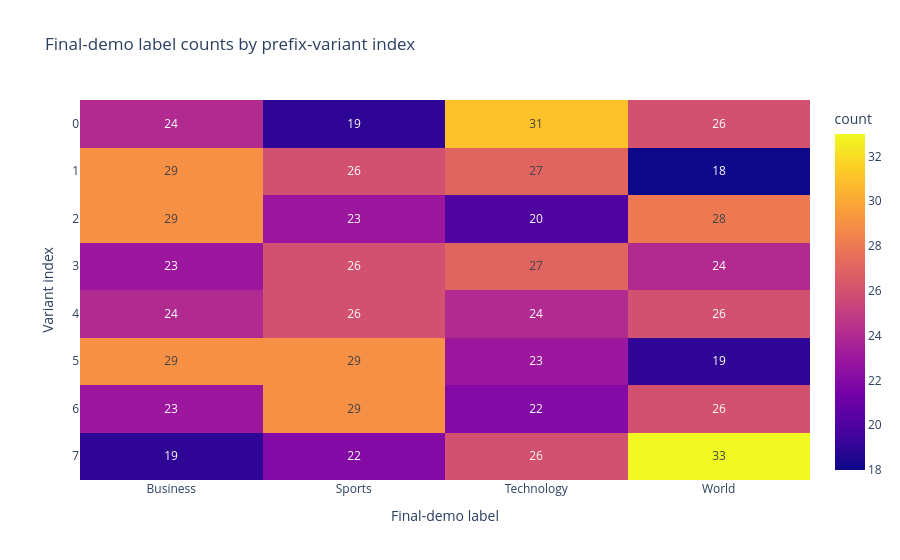
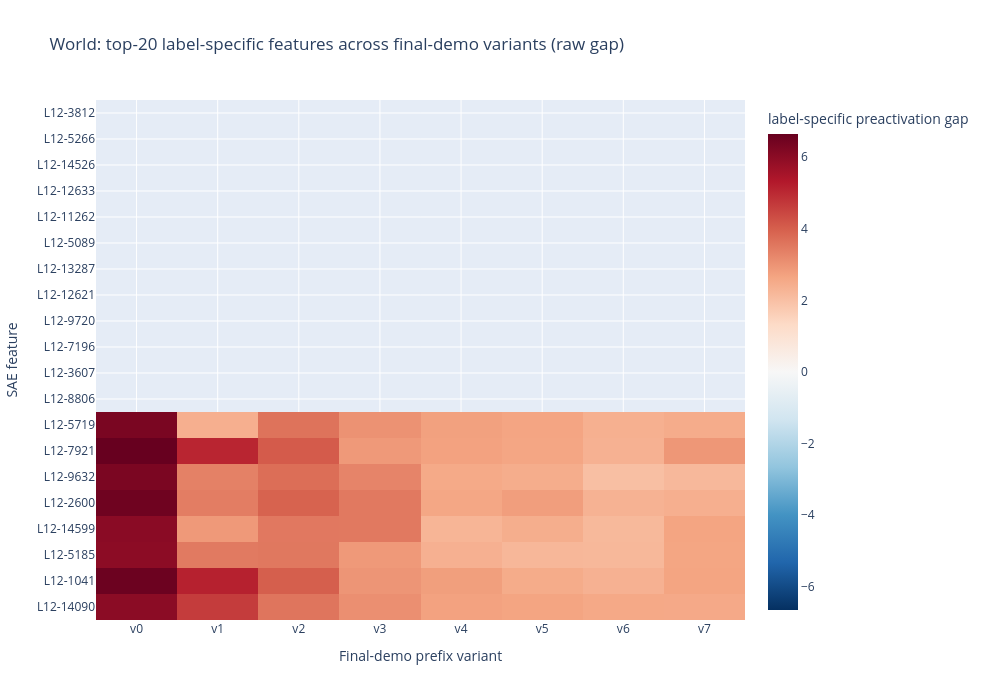
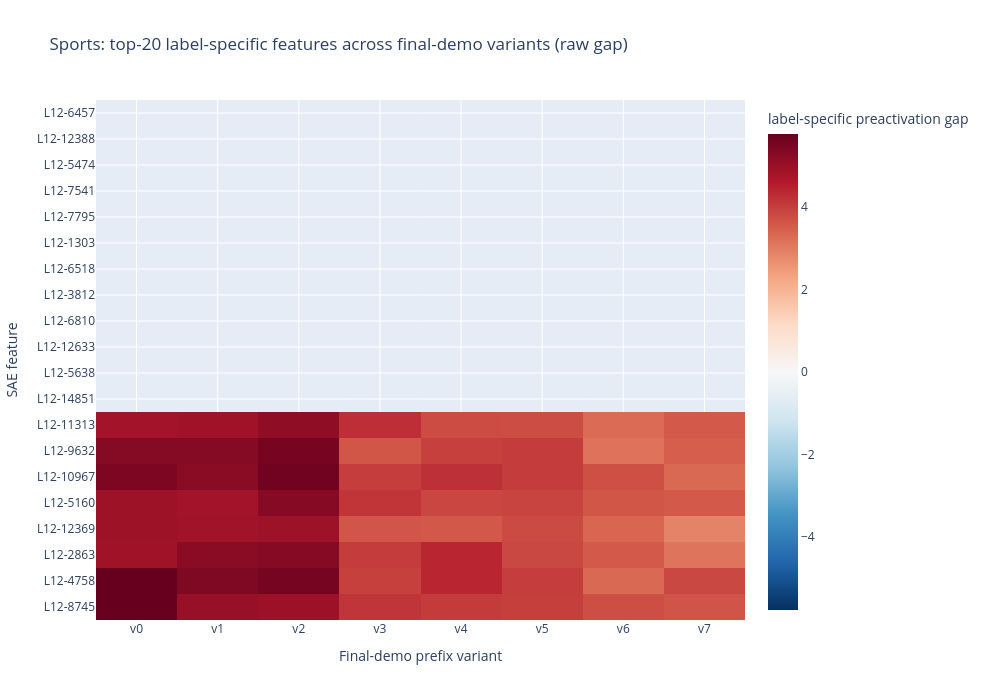
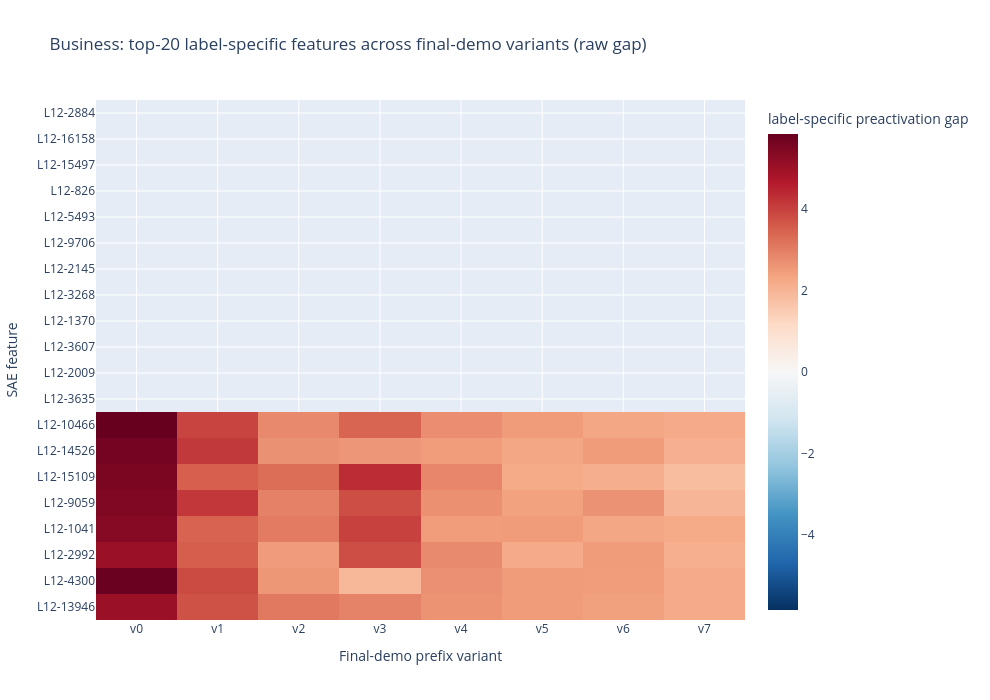

Write notebook code for charts like these, in order.
### Code cell
# ============================================================
# 6. Plotly diagnostics and heatmaps
# ============================================================

summary = {
    "model": MODEL_SHORT_NAME,
    "target_layer": TARGET_LAYER,
    "n_queries": N_QUERY_TOTAL,
    "n_prefix_variants": N_PREFIX_VARIANTS,
    "label_specific_top_n_per_label": LABEL_SPECIFIC_TOP_N,
    "retention_top_k": RETENTION_TOP_K,
    "stable_min_retention": STABLE_MIN_RETENTION,
    "stable_min_baseline_ratio": STABLE_MIN_BASELINE_RATIO,
    "query_analysis_positions": query_analysis_positions,
    "stable_count": int(label_specific_stability_df["stable_by_rule"].sum()),
    "sensitive_count": int((~label_specific_stability_df["stable_by_rule"]).sum()),
}
print(json.dumps(summary, indent=2))

# Per-variant final-demo label distribution. This checks whether variant index itself is label-confounded.
variant_label_counts = pd.crosstab(meta_df["variant_idx"], meta_df["final_demo_label_word"])
print("Final-demo label counts by variant index:")
display(variant_label_counts)

fig_counts = px.imshow(
    variant_label_counts,
    text_auto=True,
    aspect="auto",
    title="Final-demo label counts by prefix-variant index",
    labels=dict(x="Final-demo label", y="Variant index", color="count"),
)
fig_counts.show()


def plot_label_specific_heatmap(lab: int, normalize_to_baseline: bool = False):
    """Plot top label-specific features for one label across final-demo variants."""
    feature_ids = label_top_features[int(lab)]
    mat = label_specific_pre_gap[int(lab), :, feature_ids].T  # [features, variants]
    if normalize_to_baseline:
        denom = np.abs(mat[:, [0]]) + 1e-12
        mat_to_plot = mat / denom
        colorbar_title = "pre-gap / |baseline gap|"
        title_suffix = "ratio to baseline"
    else:
        mat_to_plot = mat
        colorbar_title = "label-specific preactivation gap"
        title_suffix = "raw gap"

    y_labels = [f"L{TARGET_LAYER}-{int(f)}" for f in feature_ids]
    x_labels = [f"v{v}" for v in range(N_PREFIX_VARIANTS)]
    fig = go.Figure(
        data=go.Heatmap(
            z=mat_to_plot,
            x=x_labels,
            y=y_labels,
            colorscale="RdBu",
            reversescale=True,
            zmid=0.0,
            colorbar=dict(title=colorbar_title),
            hovertemplate=(
                "feature=%{y}<br>variant=%{x}<br>"
                + colorbar_title
                + "=%{z:.4f}<extra></extra>"
            ),
        )
    )
    fig.update_layout(
        title=f"{label_to_words_agnews[int(lab)]}: top-{LABEL_SPECIFIC_TOP_N} label-specific features across final-demo variants ({title_suffix})",
        xaxis_title="Final-demo prefix variant",
        yaxis_title="SAE feature",
        height=max(450, 26 * len(feature_ids) + 180),
        width=max(850, 80 * N_PREFIX_VARIANTS + 350),
    )
    fig.show()


for lab in range(NUM_LABELS):
    plot_label_specific_heatmap(lab, normalize_to_baseline=False)

# Optional normalized heatmaps. These are useful for visually identifying LFH-sensitive features.
for lab in range(NUM_LABELS):
    plot_label_specific_heatmap(lab, normalize_to_baseline=True)

# Retention plot for all selected label-specific features.
fig_retention = px.scatter(
    label_specific_stability_df,
    x="label_specific_rank",
    y=f"retention_rate_top_{RETENTION_TOP_K}",
    color="label_word",
    symbol="stable_by_rule",
    hover_data=[
        "feature_idx",
        "baseline_label_specific_pre_gap",
        "min_over_baseline",
        "worst_variant_rank",
        "best_variant_rank",
    ],
    title=f"Single-prefix label-specific rank versus multi-prefix retention in top-{RETENTION_TOP_K}",
    labels={
        "label_specific_rank": "Original single-prefix label-specific rank",
        f"retention_rate_top_{RETENTION_TOP_K}": f"Retention rate in top-{RETENTION_TOP_K}",
        "label_word": "Gold label",
    },
)
fig_retention.add_hline(y=STABLE_MIN_RETENTION, line_dash="dash")
fig_retention.update_layout(height=500, width=900)
fig_retention.show()

# Gap range plot: how much the label-specific score moves when only the final demo changes.
fig_range = px.scatter(
    label_specific_stability_df,
    x="baseline_label_specific_pre_gap",
    y="range_label_specific_pre_gap_across_prefixes",
    color="label_word",
    symbol="stable_by_rule",
    hover_data=["feature_idx", "label_specific_rank", "min_over_baseline", f"retention_rate_top_{RETENTION_TOP_K}"],
    title="Label-specific preactivation gap instability under final-demo variation",
    labels={
        "baseline_label_specific_pre_gap": "Baseline label-specific preactivation gap",
        "range_label_specific_pre_gap_across_prefixes": "Range of gap across prefix variants",
        "label_word": "Gold label",
    },
)
fig_range.update_layout(height=500, width=900)
fig_range.show()

### Figure 1 — Plotly figure (JSON) as saved in the notebook; plotly's stock layout.template omitted (floating-point values rounded to 4 significant figures)
{"data": [{"coloraxis": "coloraxis", "hovertemplate": "Final-demo label: %{x}<br>Variant index: %{y}<br>count: %{z}<extra></extra>", "name": "0", "texttemplate": "%{z}", "type": "heatmap", "x": ["Business", "Sports", "Technology", "World"], "xaxis": "x", "y": [0, 1, 2, 3, 4, 5, 6, 7], "yaxis": "y", "z": [[24, 19, 31, 26], [29, 26, 27, 18], [29, 23, 20, 28], [23, 26, 27, 24], [24, 26, 24, 26], [29, 29, 23, 19], [23, 29, 22, 26], [19, 22, 26, 33]]}], "layout": {"coloraxis": {"colorbar": {"title": {"text": "count"}}, "colorscale": [[0, "#0d0887"], [0.1111, "#46039f"], [0.2222, "#7201a8"], [0.3333, "#9c179e"], [0.4444, "#bd3786"], [0.5556, "#d8576b"], [0.6667, "#ed7953"], [0.7778, "#fb9f3a"], [0.8889, "#fdca26"], [1, "#f0f921"]]}, "title": {"text": "Final-demo label counts by prefix-variant index"}, "xaxis": {"anchor": "y", "domain": [0, 1], "title": {"text": "Final-demo label"}}, "yaxis": {"anchor": "x", "autorange": "reversed", "domain": [0, 1], "title": {"text": "Variant index"}}}}

### Figure 2 — Plotly figure (JSON) as saved in the notebook; plotly's stock layout.template omitted (floating-point values rounded to 4 significant figures; data arrays with more than 128 entries replaced by an {"elided": "..."} marker saying what was removed)
{"data": [{"colorbar": {"title": {"text": "label-specific preactivation gap"}}, "colorscale": [[0, "rgb(103,0,31)"], [0.1, "rgb(178,24,43)"], [0.2, "rgb(214,96,77)"], [0.3, "rgb(244,165,130)"], [0.4, "rgb(253,219,199)"], [0.5, "rgb(247,247,247)"], [0.6, "rgb(209,229,240)"], [0.7, "rgb(146,197,222)"], [0.8, "rgb(67,147,195)"], [0.9, "rgb(33,102,172)"], [1, "rgb(5,48,97)"]], "hovertemplate": "feature=%{y}<br>variant=%{x}<br>label-specific preactivation gap=%{z:.4f}<extra></extra>", "reversescale": true, "type": "heatmap", "x": ["v0", "v1", "v2", "v3", "v4", "v5", "v6", "v7"], "y": ["L12-14090", "L12-1041", "L12-5185", "L12-14599", "L12-2600", "L12-9632", "L12-7921", "L12-5719", "L12-8806", "L12-3607", "L12-7196", "L12-9720", "L12-12621", "L12-13287", "L12-5089", "L12-11262", "L12-12633", "L12-14526", "L12-5266", "L12-3812"], "z": {"elided": "8x20 float values"}, "zmid": 0}], "layout": {"height": 700, "title": {"text": "World: top-20 label-specific features across final-demo variants (raw gap)"}, "width": 990, "xaxis": {"title": {"text": "Final-demo prefix variant"}}, "yaxis": {"title": {"text": "SAE feature"}}}}

### Figure 3 — Plotly figure (JSON) as saved in the notebook; plotly's stock layout.template omitted (floating-point values rounded to 4 significant figures; data arrays with more than 128 entries replaced by an {"elided": "..."} marker saying what was removed)
{"data": [{"colorbar": {"title": {"text": "label-specific preactivation gap"}}, "colorscale": [[0, "rgb(103,0,31)"], [0.1, "rgb(178,24,43)"], [0.2, "rgb(214,96,77)"], [0.3, "rgb(244,165,130)"], [0.4, "rgb(253,219,199)"], [0.5, "rgb(247,247,247)"], [0.6, "rgb(209,229,240)"], [0.7, "rgb(146,197,222)"], [0.8, "rgb(67,147,195)"], [0.9, "rgb(33,102,172)"], [1, "rgb(5,48,97)"]], "hovertemplate": "feature=%{y}<br>variant=%{x}<br>label-specific preactivation gap=%{z:.4f}<extra></extra>", "reversescale": true, "type": "heatmap", "x": ["v0", "v1", "v2", "v3", "v4", "v5", "v6", "v7"], "y": ["L12-8745", "L12-4758", "L12-2863", "L12-12369", "L12-5160", "L12-10967", "L12-9632", "L12-11313", "L12-14851", "L12-5638", "L12-12633", "L12-6810", "L12-3812", "L12-6518", "L12-1303", "L12-7795", "L12-7541", "L12-5474", "L12-12388", "L12-6457"], "z": {"elided": "8x20 float values"}, "zmid": 0}], "layout": {"height": 700, "title": {"text": "Sports: top-20 label-specific features across final-demo variants (raw gap)"}, "width": 990, "xaxis": {"title": {"text": "Final-demo prefix variant"}}, "yaxis": {"title": {"text": "SAE feature"}}}}

### Figure 4 — Plotly figure (JSON) as saved in the notebook; plotly's stock layout.template omitted (floating-point values rounded to 4 significant figures; data arrays with more than 128 entries replaced by an {"elided": "..."} marker saying what was removed)
{"data": [{"colorbar": {"title": {"text": "label-specific preactivation gap"}}, "colorscale": [[0, "rgb(103,0,31)"], [0.1, "rgb(178,24,43)"], [0.2, "rgb(214,96,77)"], [0.3, "rgb(244,165,130)"], [0.4, "rgb(253,219,199)"], [0.5, "rgb(247,247,247)"], [0.6, "rgb(209,229,240)"], [0.7, "rgb(146,197,222)"], [0.8, "rgb(67,147,195)"], [0.9, "rgb(33,102,172)"], [1, "rgb(5,48,97)"]], "hovertemplate": "feature=%{y}<br>variant=%{x}<br>label-specific preactivation gap=%{z:.4f}<extra></extra>", "reversescale": true, "type": "heatmap", "x": ["v0", "v1", "v2", "v3", "v4", "v5", "v6", "v7"], "y": ["L12-13946", "L12-4300", "L12-2992", "L12-1041", "L12-9059", "L12-15109", "L12-14526", "L12-10466", "L12-3635", "L12-2009", "L12-3607", "L12-1370", "L12-3268", "L12-2145", "L12-9706", "L12-5493", "L12-826", "L12-15497", "L12-16158", "L12-2884"], "z": {"elided": "8x20 float values"}, "zmid": 0}], "layout": {"height": 700, "title": {"text": "Business: top-20 label-specific features across final-demo variants (raw gap)"}, "width": 990, "xaxis": {"title": {"text": "Final-demo prefix variant"}}, "yaxis": {"title": {"text": "SAE feature"}}}}
